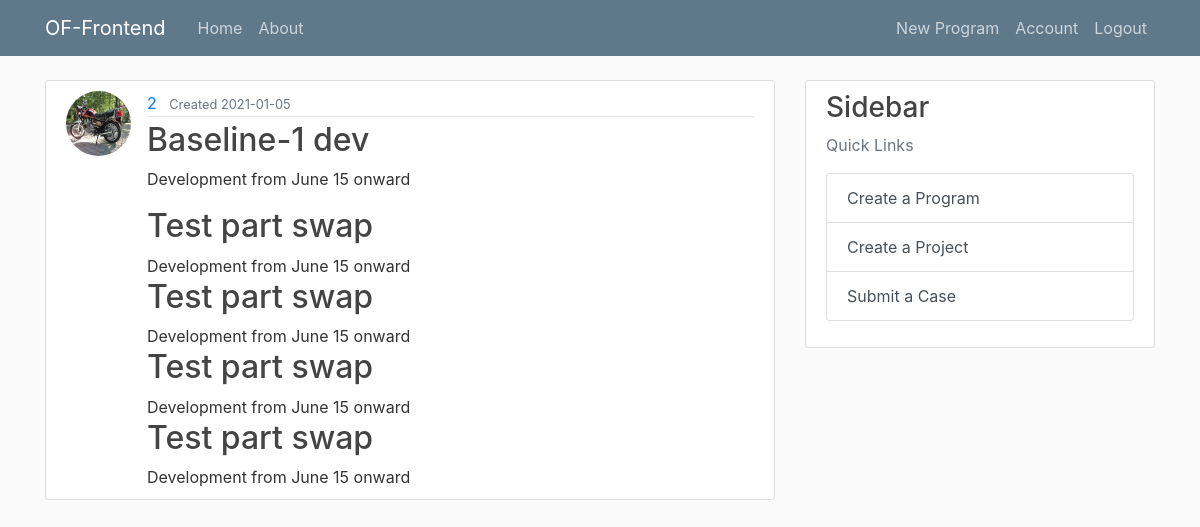
Screenshot of /project/3/ (signed in) with the database file from the repository.
### flask_website/models.py (models this page shows, shortened)
class User(db.Model, UserMixin):
    __tablename__ = "user"
    id = db.Column(db.Integer, primary_key=True)
    username = db.Column(db.String(20), unique=True, nullable=False)
    email = db.Column(db.String(120), unique=True, nullable=False)
    image_file = db.Column(db.String(20), default="default.jpg")
    password = db.Column(db.String(60), nullable=False)
    creator_program = db.relationship("Program", backref="creator_program", lazy=True)
    creator_project = db.relationship("Project", backref="creator_project", lazy=True)

class Project(db.Model):
    __tablename__ = "project"
    id = db.Column(db.Integer, primary_key=True)
    name = db.Column(db.String(20), unique=True, nullable=False)
    description = db.Column(db.Text, unique=False, nullable=False)
    created_date = db.Column(
        db.DateTime, nullable=False, default=datetime.utcnow
    )  # auto
    created_by = db.Column(db.Integer, db.ForeignKey("user.id"), nullable=False)
    program_id = db.Column(db.Integer, db.ForeignKey("program.id"), nullable=False)
    program = db.relationship("Program", back_populates="project")
    case = db.relationship("Case", back_populates="project")  # forward

class Case(db.Model):
    __tablename__ = "case"
    id = db.Column(db.Integer, primary_key=True)
    name = db.Column(db.String(20), unique=False, nullable=False)
    description = db.Column(db.Text, unique=False, nullable=False)
    created_date = db.Column(db.DateTime, nullable=False, default=datetime.utcnow)
    created_by = db.Column(db.Integer, db.ForeignKey("user.id"), nullable=False)
    project_id = db.Column(db.Integer, db.ForeignKey("project.id"), nullable=False)
    model_id = db.Column(db.Integer, db.ForeignKey("model.id"), nullable=False)
    baseline_id = db.Column(db.Integer, ForeignKey("model.id"))
    ridemap_id = db.Column(db.Integer, db.ForeignKey("ridemap.id"), nullable=False)
    project = db.relationship("Project", back_populates="case")
    geometry_id = db.Column(db.Integer, ForeignKey("geomconfig.id"))

### flask_website/routes.py (the view)
@login_required
@app.route("/project/<int:project_id>/")
def project(project_id):
    project = Project.query.get_or_404(project_id)
    program = Program.query.get_or_404(project.program_id)
    cases = project.case
    return render_template(
        "project.html",
        title=program.name,
        program=program,
        project=project,
        cases=cases,
    )

### flask_website/models.py (called while the page is built)
@login_manager.user_loader
def load_user(user_id):
    return User.query.get(int(user_id))

### flask_website/templates/project.html
{% extends "layout.html" %}
{% block content %}
<article class="media content-section">
  <img class="rounded-circle article-img" ,
    src="{{ url_for('static',filename = 'profile_pics/' + program.creator_program.image_file) }}">
  <div class="media-body">
    <div class="article-metadata">
      <a class="mr-2" href="#">{{ project.created_by}}</a>
      <small class="text-muted"> Created {{ project.created_date.strftime('%Y-%m-%d') }}</small>
    </div>
    <h2 class="article-title">{{ project.name }}</h2>
    <p class="article-content">{{ project.description }}</p>
    {% for case in cases %}
    <div class="media-body">
      <h2><a class="article-title"
          href="{{ url_for('case', program_id = program.id, project_id = project.id, case_id = case.id) }}">{{
          case.name }}</a></h2>
      <div class="article-text">{{ project.description }} </div>
    </div>
    {% endfor %}
  </div>
</article>
{% endblock content %}

### flask_website/static/main.css (style rules this page uses)
body { background: #fafafa; color: #333333; margin-top: 5rem; }
h1, h2, h3, h4, h5, h6 { color: #444444; }
.content-section { background: #ffffff; padding: 10px 20px; border: 1px solid #dddddd; border-radius: 3px; margin-bottom: 20px; }
.article-title { color: #444444; }
.article-content { white-space: pre-line; }
.article-img { height: 65px; width: 65px; margin-right: 16px; }
.article-metadata { padding-bottom: 1px; margin-bottom: 4px; border-bottom: 1px solid #e3e3e3 }

### rows the page displays
User: image_file (placeholder picture)
Project: created_by "2", created_date "2021-01-05", name "Baseline-1 dev", description "Development from June 15 onward"
Case: name "Test part swap"
Case: name "Test part swap"
Case: name "Test part swap"
Case: name "Test part swap"
